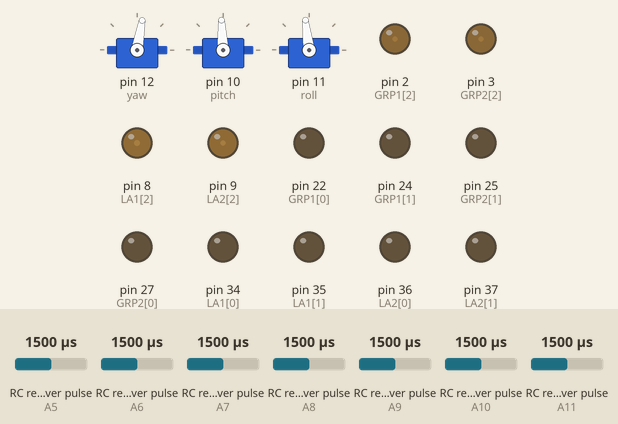
Simulated run of this sketch. Board: Arduino Mega 2560, built with avr-gcc and run on an emulated ATmega2560. Parts: 3 × servo, output pins drawn as LEDs (lit = HIGH). Wiring (inferred from the names in the program): 7 × RC receiver channel: data A5 / data A8 / data A9 / data A10 / data A11 / data A6 / data A7. Inputs (shaded band) come from the test bench; at power-on: RC receiver pulse (sensors on A5, A6, A7, A9, A10, A11, A8) 1500 µs. What the sketch prints to the serial monitor is not drawn.

Above: at 1.2 s.
1.3 s: RC receiver pulse (sensor on A5) set to 1020 µs
At 2.4 s:
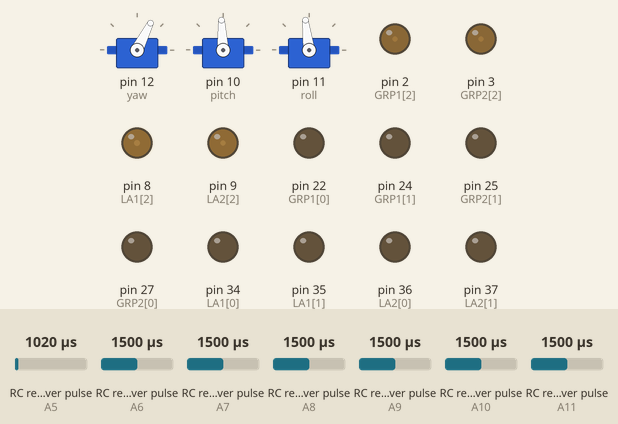
2.9 s: RC receiver pulse (sensor on A6) set to 1020 µs
At 3.6 s:
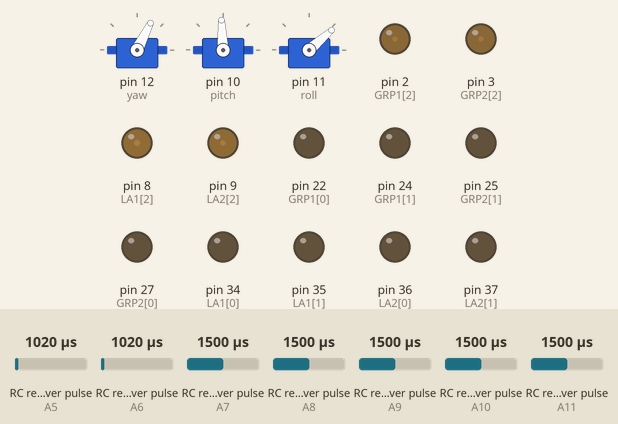
4.5 s: RC receiver pulse (sensor on A7) set to 1020 µs
At 5.6 s:
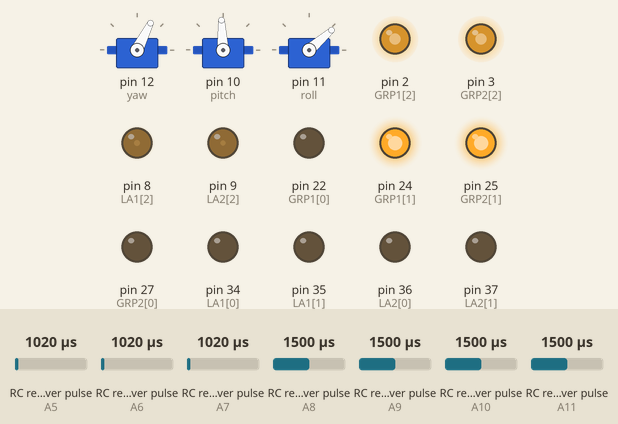
6.1 s: RC receiver pulse (sensor on A9) set to 1980 µs
At 7.2 s:
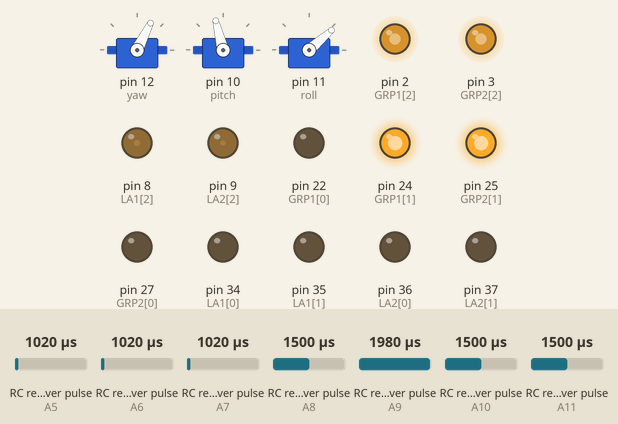
7.7 s: RC receiver pulse (sensor on A10) set to 1020 µs
At 8.1 s:
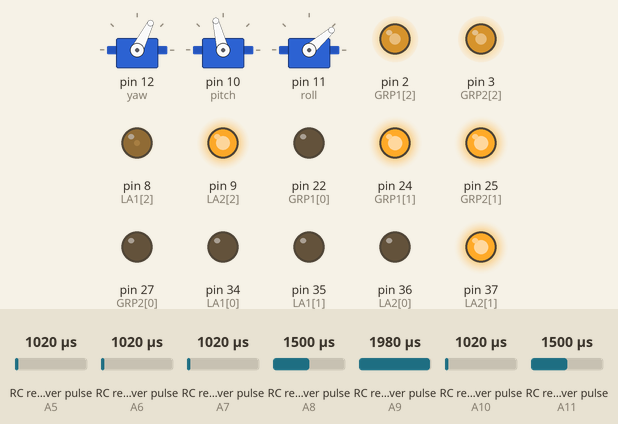
9.3 s: RC receiver pulse (sensor on A11) set to 1020 µs
At 10.5 s:
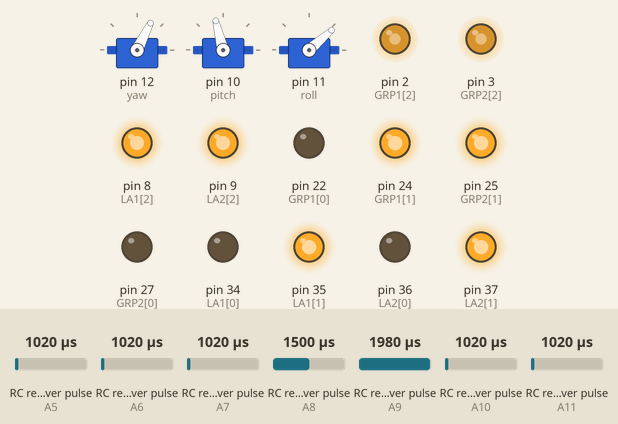
Timing chart, 0 to 11.9 s (numbered marks = the images above; inputs shaded):
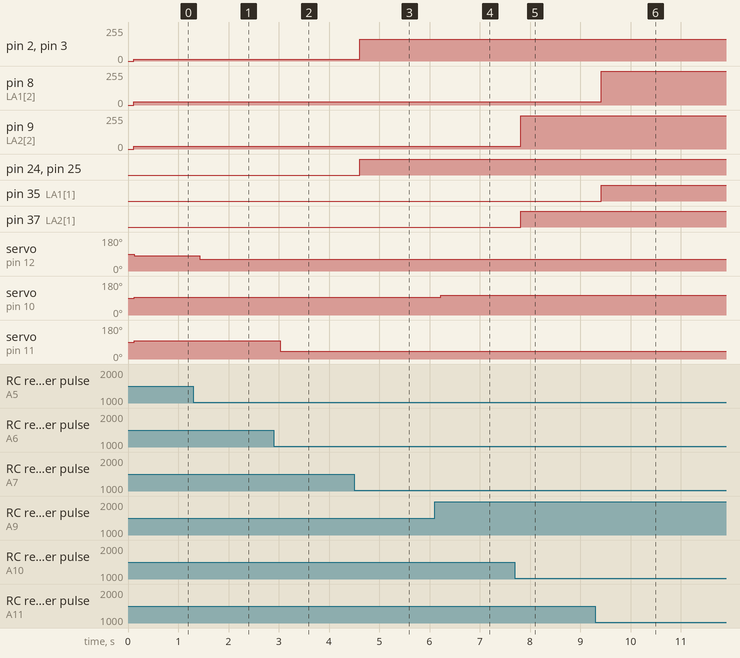

Measured:
- after the input at 1.3 s, servo on pin 12 (yaw): 80° → 63° after 0.13 s
- after the input at 2.9 s, servo on pin 11 (roll): 97° → 41° after 0.13 s
- after the input at 4.5 s, pin 2 (GRP1[2]), pin 3 (GRP2[2]): 14/255 → 164/255 after 0.11 s; pin 24 (GRP1[1]), pin 25 (GRP2[1]): LOW → HIGH after 0.11 s
- after the input at 6.1 s, servo on pin 10 (pitch): 93° → 104° after 0.12 s
- after the input at 7.7 s, pin 9 (LA2[2]): 22/255 → 248/255 after 0.11 s; pin 37 (LA2[1]): LOW → HIGH after 0.11 s
- after the input at 9.3 s, pin 8 (LA1[2]): 24/255 → 252/255 after 0.11 s; pin 35 (LA1[1]): LOW → HIGH after 0.11 s

The sketch:

arm.ino
```cpp
#include<Servo.h>

int LA1[] = { 34, 35, 8};  // linear act 1       A - B - PWM
int LA2[] = { 36, 37, 9};  // linear act 2
int GRP1[] = { 22, 24, 2}; // gripper
int GRP2[] = { 27, 25, 3}; // gripper

Servo yaw, roll, pitch;

int CH[] = { A11,  A10,    A9,   A8,   A5,   A6,   A7 };
//           la1 - la2 - pitch - TT - yaw - roll - grp

int rcmap[7], pulse[7];
int y;
float fy, a = 0.5;

int i;

void setup() {
  // put your setup code here, to run once:
  Serial.begin(9600);

  for(i = 0; i < 7; i++ )
  {
    pinMode(CH[i], INPUT);
  }

  for(i = 0; i < 4; i++)
  {
    pinMode(LA1[i], OUTPUT);
    pinMode(LA2[i], OUTPUT);
    pinMode(GRP1[i], OUTPUT);
    pinMode(GRP2[i], OUTPUT);
  }

  yaw.attach(12);
  pitch.attach(10);
  roll.attach(11);

  Serial3.begin(9600);//tt

}

void loop() {
  // put your main code here, to run repeatedly:
  rc();

  lina(LA1, rcmap[0]);
  lina(LA2, rcmap[1]);
  lina(GRP1, rcmap[6]);
  lina(GRP2, rcmap[6]);

  turntable(rcmap[3]);

  pitch.writeMicroseconds(rcmap[2]);
  yaw.writeMicroseconds(rcmap[4]);
  roll.writeMicroseconds(rcmap[5]);

}

void rc()
{
  for(i = 0; i < 7; i++)
  {
    pulse[i] = pulseIn(CH[i], HIGH);
  }

  rcmap[0] = map(pulse[0], 1133, 1967, -100, 100);       //la1
  rcmap[1] = map(pulse[1], 1126, 1968, -100, 100);       //la2
  rcmap[2] = map(pulse[2], 1076, 1917, 1400, 1600);      //pitch
  rcmap[3] = map(pulse[3], 1126, 1969, -40, 40);         //TT
  rcmap[4] = map(pulse[4], 1050, 1871, 1200, 1500);      //yaw
  rcmap[5] = map(pulse[5], 1046, 1883, 1000, 2000);      //roll
  rcmap[6] = map(pulse[6], 1034, 1890, -80, 80);         //grp
}

void turntable(int x)
{
  y = map(x, -100, 100, 128, 256);
  fy = fy * a + (1 - a) * y;
  delay(5);
  Serial.println(y);
  Serial3.write((int)fy);
  delay(5);
}

void lina(int p[], int t)
{

  if(t > 20)
  {
    digitalWrite(p[0], HIGH);
    digitalWrite(p[1], LOW);
  }
  else if(t < -20)
  {
    digitalWrite(p[0], LOW);
    digitalWrite(p[1], HIGH);
  }
  else
  {
    digitalWrite(p[0], LOW);
    digitalWrite(p[1], LOW);
  }
  analogWrite(p[2], abs(t) * 2);
}
```
